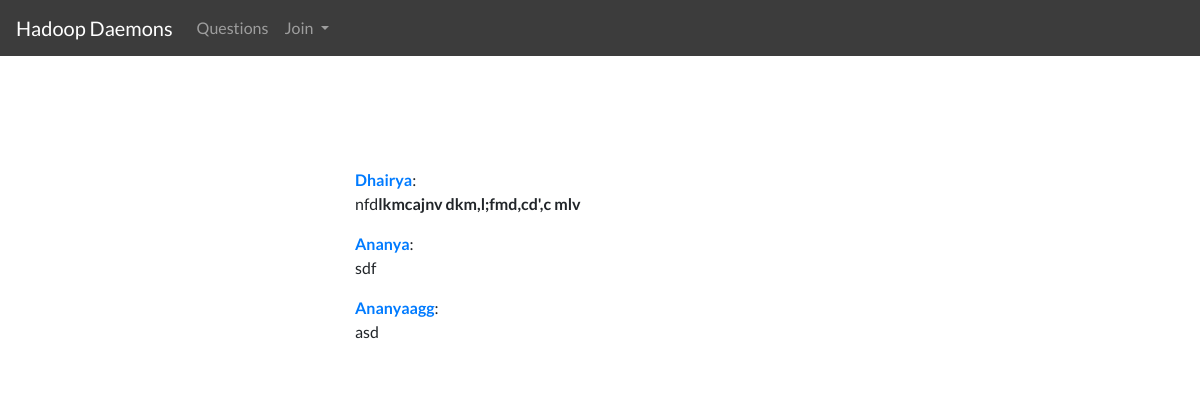
Page /post/30/commentlist on the earlier database version.
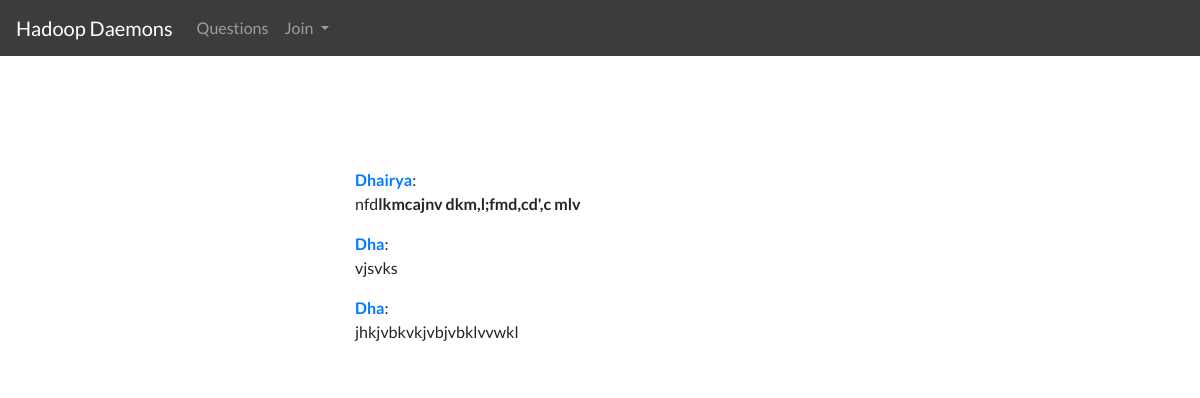
Same page on the later database version.
### my_app/models.py (models this page shows, shortened)
class Comment(models.Model):
    post=models.ForeignKey('Post',related_name="Comment",on_delete=models.CASCADE)
    author=models.ForeignKey('auth.User',on_delete=models.CASCADE)
    text=models.TextField()
    create_date=models.DateTimeField(default=timezone.now)
    def __str__(self):
        return str(self.author)

### my_app/views.py (the view)
# urls.py: url(r'^post/(?P<pk>\d+)/commentlist$',views.CommentListView.as_view(),name="comment_list"),
class CommentListView(DetailView):
    model=Post
    template_name="comment_list.html"

### my_app/templates/my_app/comment_list.html
{% extends 'my_app/base.html' %}
{% block body_block %}
<div class="comments center post">
    <h1 class="commenttitle techfont">Comments :</h1>
       {% for comments in post.Comment.all %}
           <div><strong><a href = "{% url 'my_app:get_user_profile' username=comments.author %}">{{comments|title}}</a></strong>:{{comments.text|safe|linebreaksbr}}</div>
        {% endfor %}
</div>
{% endblock %}

Differences in the rows shown:
removed Comment: author.username "Ananya", text "sdf"
removed Comment: author.username "Ananyaagg", text "asd"
added Comment: author.username "Dha", text "vjsvks"
added Comment: author.username "Dha", text "jhkjvbkvkjvbjvbklvvwkl"
